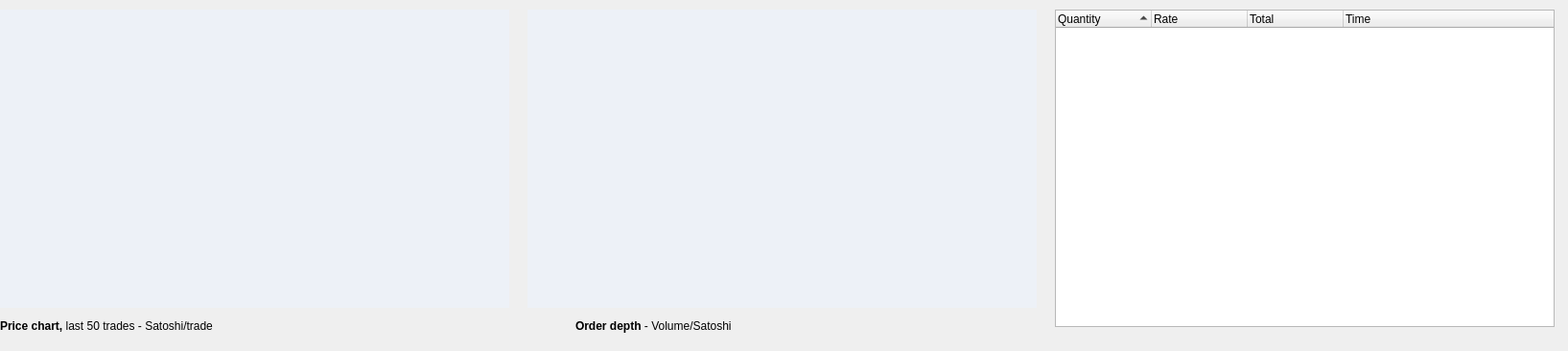
          <widget class="QWidget" name="scrollAreaWidgetContents_3">
           <property name="geometry">
            <rect>
             <x>0</x>
             <y>0</y>
             <width>1635</width>
             <height>366</height>
            </rect>
           </property>
           <property name="minimumSize">
            <size>
             <width>1635</width>
             <height>0</height>
            </size>
           </property>
           <property name="styleSheet">
            <string notr="true"/>
           </property>
           <widget class="QLabel" name="label_40">
            <property name="geometry">
             <rect>
              <x>0</x>
              <y>330</y>
              <width>291</width>
              <height>21</height>
             </rect>
            </property>
            <property name="text">
             <string>&lt;html&gt;&lt;head/&gt;&lt;body&gt;&lt;p&gt;&lt;span style=&quot; font-weight:600;&quot;&gt;Price chart, &lt;/span&gt;last 50 trades - Satoshi/trade&lt;/p&gt;&lt;/body&gt;&lt;/html&gt;</string>
            </property>
           </widget>
           <widget class="QCustomPlot" name="customPlot_3" native="true">
            <property name="geometry">
             <rect>
              <x>0</x>
              <y>10</y>
              <width>531</width>
              <height>311</height>
             </rect>
            </property>
            <property name="styleSheet">
             <string notr="true">background:#edf1f7</string>
            </property>
           </widget>
           <widget class="QCustomPlot" name="customPlot2_3" native="true">
            <property name="geometry">
             <rect>
              <x>550</x>
              <y>10</y>
              <width>531</width>
              <height>311</height>
             </rect>
            </property>
            <property name="styleSheet">
             <string notr="true">background:#edf1f7</string>
            </property>
           </widget>
           <widget class="QLabel" name="label_41">
            <property name="geometry">
             <rect>
              <x>600</x>
              <y>330</y>
              <width>211</width>
              <height>20</height>
             </rect>
            </property>
            <property name="text">
             <string>&lt;html&gt;&lt;head/&gt;&lt;body&gt;&lt;p&gt;&lt;span style=&quot; font-weight:600;&quot;&gt;Order depth &lt;/span&gt;- Volume/Satoshi&lt;/p&gt;&lt;/body&gt;&lt;/html&gt;</string>
            </property>
           </widget>
           <widget class="QTreeWidget" name="trades_3">
            <property name="geometry">
             <rect>
              <x>1100</x>
              <y>10</y>
              <width>521</width>
              <height>331</height>
             </rect>
            </property>
            <property name="styleSheet">
             <string notr="true">QScrollBar:vertical {background: white;height: 15px;}QScrollBar::handle:vertical {background: #d3d6d8;min-width: 20px;}</string>
            </property>
            <property name="verticalScrollBarPolicy">
             <enum>Qt::ScrollBarAlwaysOn</enum>
            </property>
            <property name="horizontalScrollBarPolicy">
             <enum>Qt::ScrollBarAlwaysOff</enum>
            </property>
            <property name="autoScrollMargin">
             <number>16</number>
            </property>
            <property name="indentation">
             <number>10</number>
            </property>
            <property name="sortingEnabled">
             <bool>true</bool>
            </property>
            <property name="animated">
             <bool>false</bool>
            </property>
            <property name="headerHidden">
             <bool>false</bool>
            </property>
            <attribute name="headerCascadingSectionResizes">
             <bool>false</bool>
            </attribute>
            <attribute name="headerHighlightSections">
             <bool>false</bool>
            </attribute>
            <column>
             <property name="text">
              <string>Quantity</string>
             </property>
            </column>
            <column>
             <property name="text">
              <string>Rate</string>
             </property>
            </column>
            <column>
             <property name="text">
              <string>Total</string>
             </property>
            </column>
            <column>
             <property name="text">
              <string>Time</string>
             </property>
            </column>
           </widget>
          </widget>
